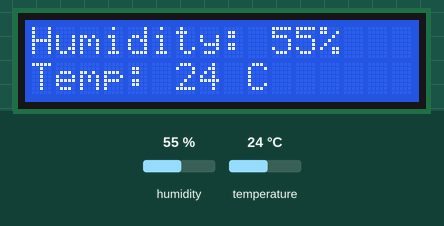
The sketch below on a simulated Arduino Uno, built with avr-gcc and run on an emulated ATmega328P. On the bench: 16×2 character LCD. Inputs (shaded band) come from the test bench; at power-on: humidity 55 %, temperature 24 °C.

Above: at 3.2 s.
3.3 s: humidity set to 22 %
At 5.2 s:
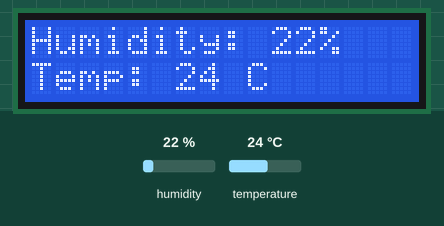
6.0 s: temperature set to 12 °C
At 6.6 s:
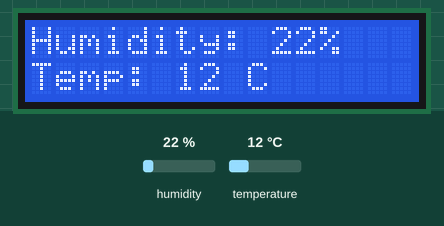
8.7 s: humidity set to 40 %
At 10.6 s:
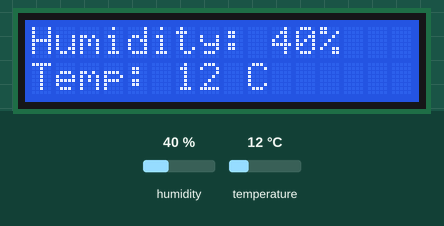
11.7 s: temperature set to 19 °C
At 13.1 s:
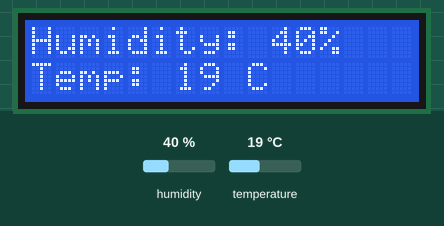
Timing chart, 0 to 14.7 s (numbered marks = the images above; inputs shaded):
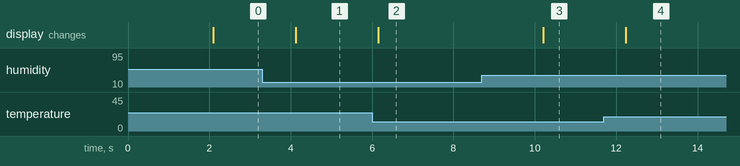

The sketch:

arduino_project_lcd_dislpay_humidity_temp_with_hdt11.ino
```cpp
#include<LiquidCrystal.h>
#include<DHT.h>
#define Type DHT11
int rs = 7;
int e = 8;
int d4 = 9;
int d5 = 10;
int d6 = 11;
int d7 = 12;
LiquidCrystal lcd(rs, e, d4, d5, d6, d7);

int sensePin = 2;
DHT ht(sensePin, Type);

float humidity;
float tempC;
float tempF;
int dt = 2000;

void setup(){

  Serial.begin(9600);
  lcd.begin(16, 2);
  ht.begin();
  delay(dt);

}

void loop(){

  humidity = ht.readHumidity();
  tempC = ht.readTemperature();

  lcd.clear();

  lcd.setCursor(0, 0);
  lcd.print("Humidity: ");
  lcd.print(int(humidity));
  lcd.print("%");

  lcd.setCursor(0, 1);
  lcd.print("Temp: ");
  lcd.print(int(tempC));
  lcd.print(" C");

  delay(dt);

}
```

Measured:
- after the input at 3.3 s, the display: changes after 0.82 s (image 1)
- after the input at 6.0 s, the display: changes after 0.15 s (image 2)
- after the input at 8.7 s, the display: changes after 1.5 s (image 3)
- after the input at 11.7 s, the display: changes after 0.54 s (image 4)
